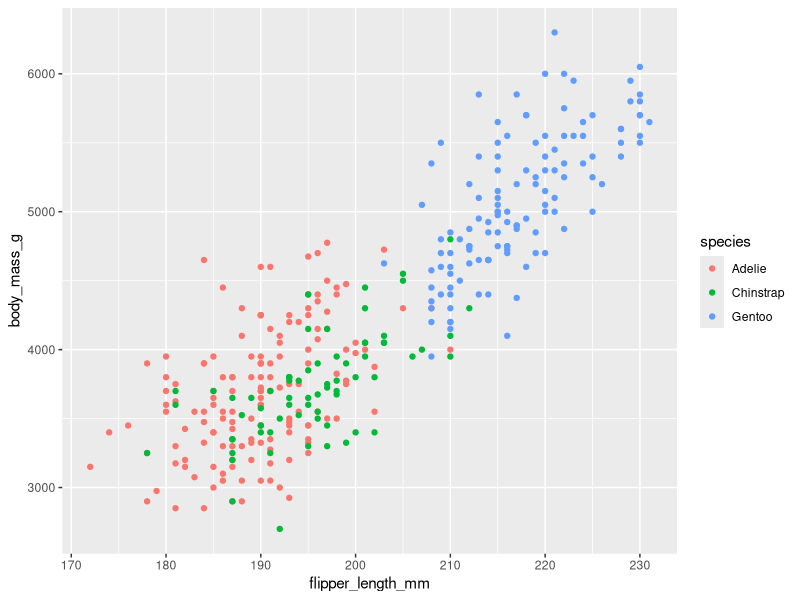
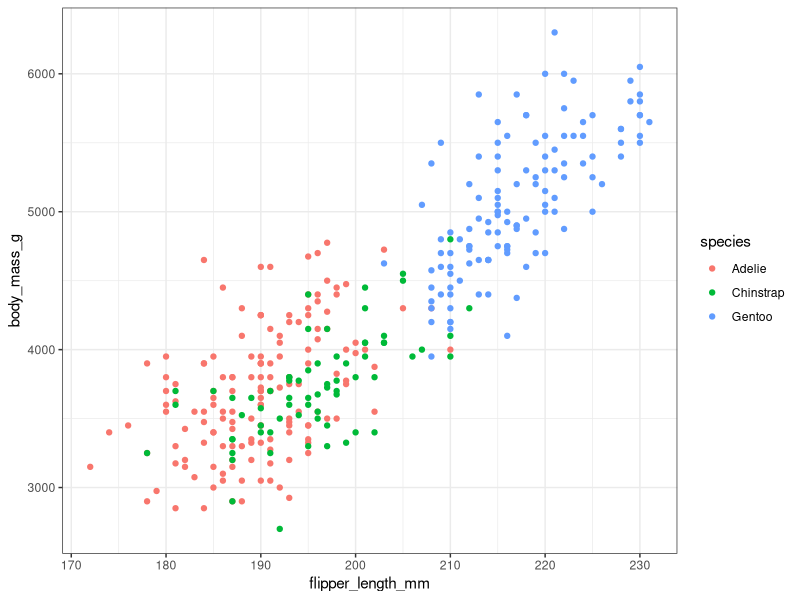
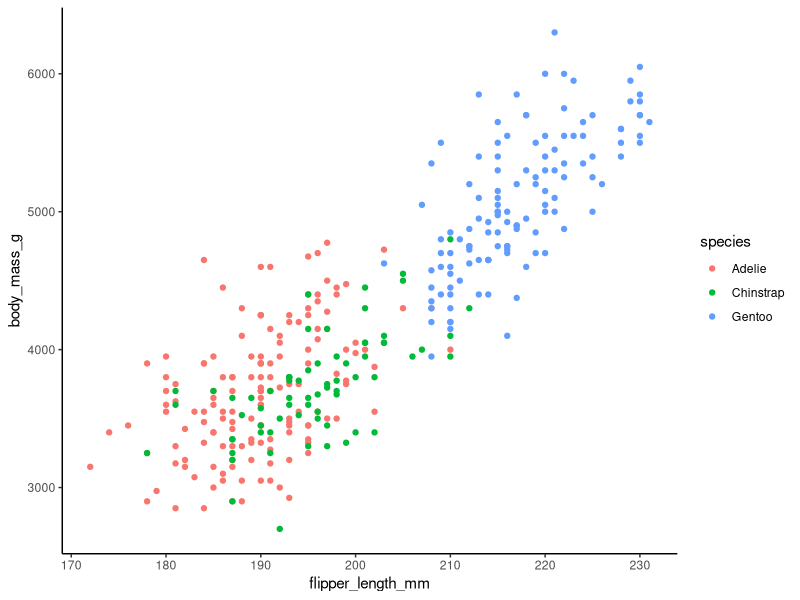
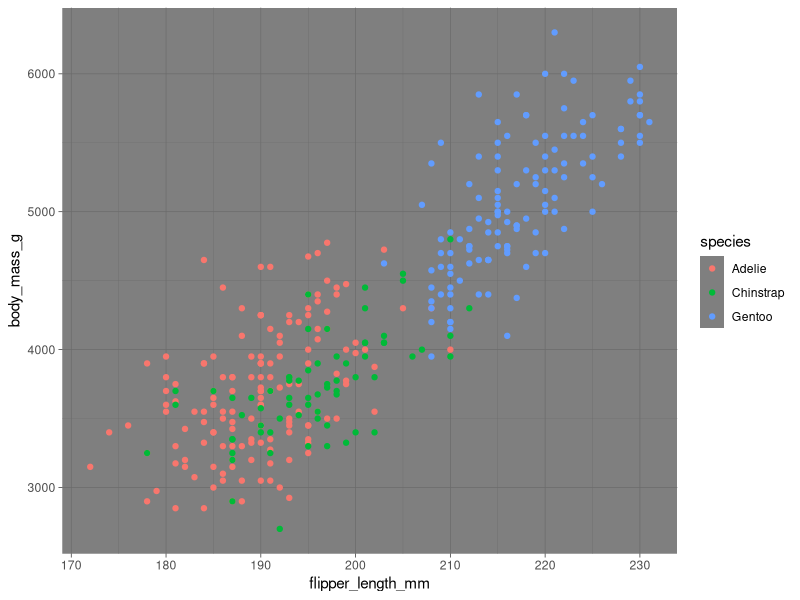
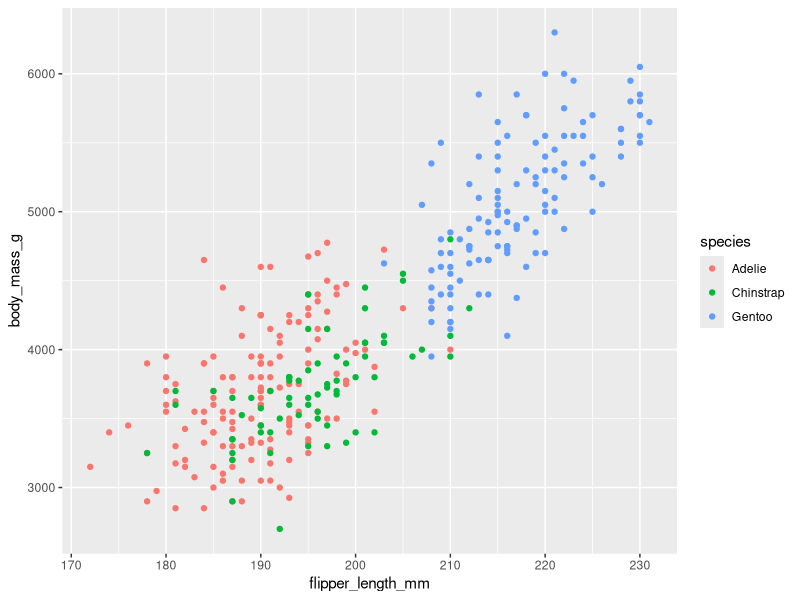
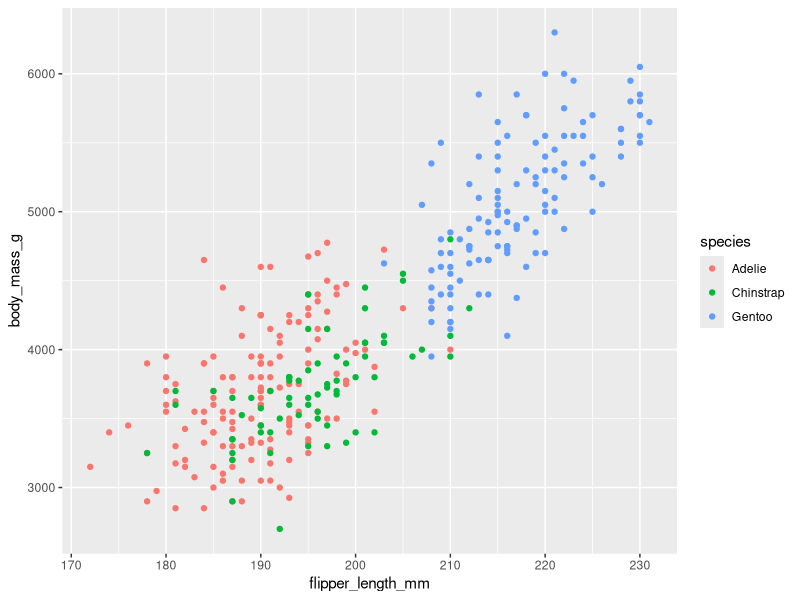
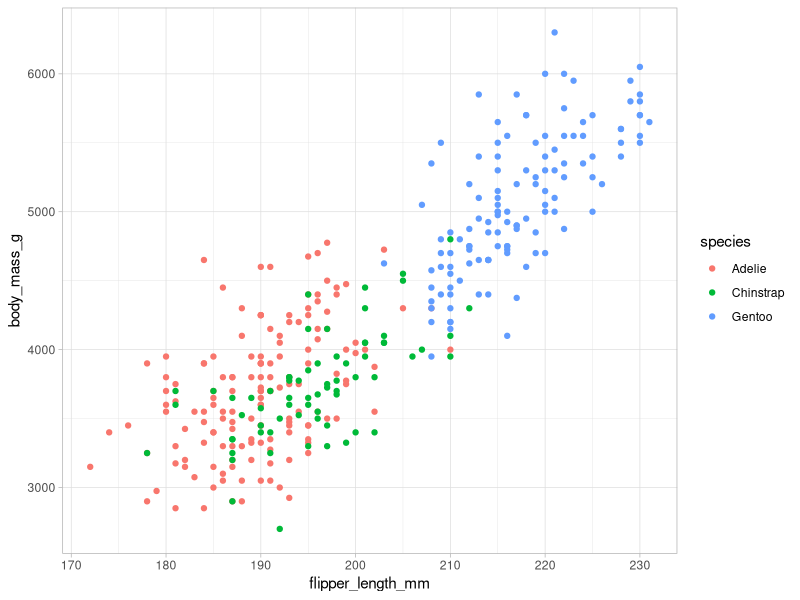
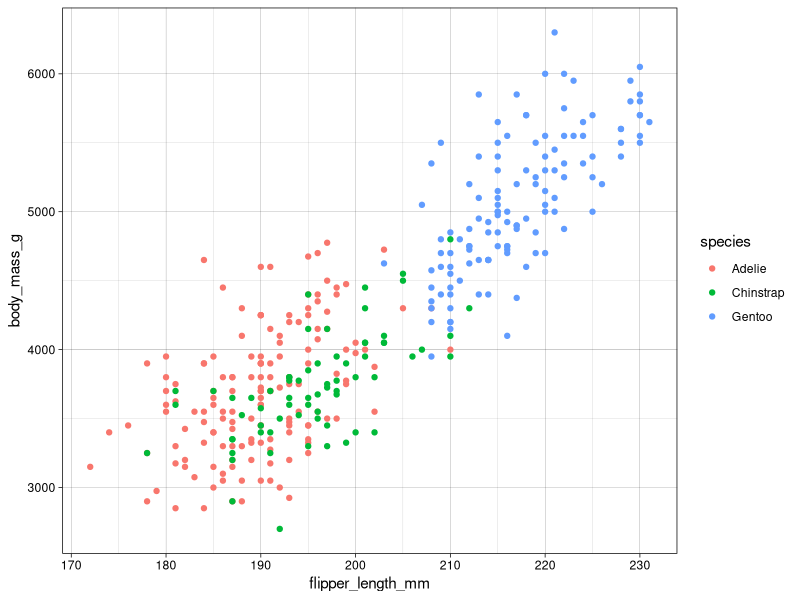

Here is the R script that generated these plots, in order:
## ---- chunk 1
library(palmerpenguins)
## ---- chunk 2
library(tidyverse)

g <- ggplot(penguins, aes(x = flipper_length_mm, y = body_mass_g, colour = species)) +
  geom_point()
g
## ---- chunk 3
g + theme_bw()
g + theme_classic()
g + theme_dark()
g + theme_gray()
g + theme_grey()
g + theme_light()
g + theme_linedraw()
g + theme_minimal()
g + theme_test()
g + theme_void()
## ---- chunk 4
library(ggthemes)
g + theme_base()
g + theme_calc()
g + theme_clean()
g + theme_economist()
g + theme_economist_white()
g + theme_excel()
g + theme_excel_new()
g + theme_few()
g + theme_fivethirtyeight()
g + theme_foundation()
g + theme_gdocs()
g + theme_hc()
g + theme_igray()
g + theme_map()
g + theme_pander()
g + theme_par()
g + theme_solarized()
g + theme_solarized_2()
g + theme_solid()
g + theme_stata()
g + theme_tufte()
